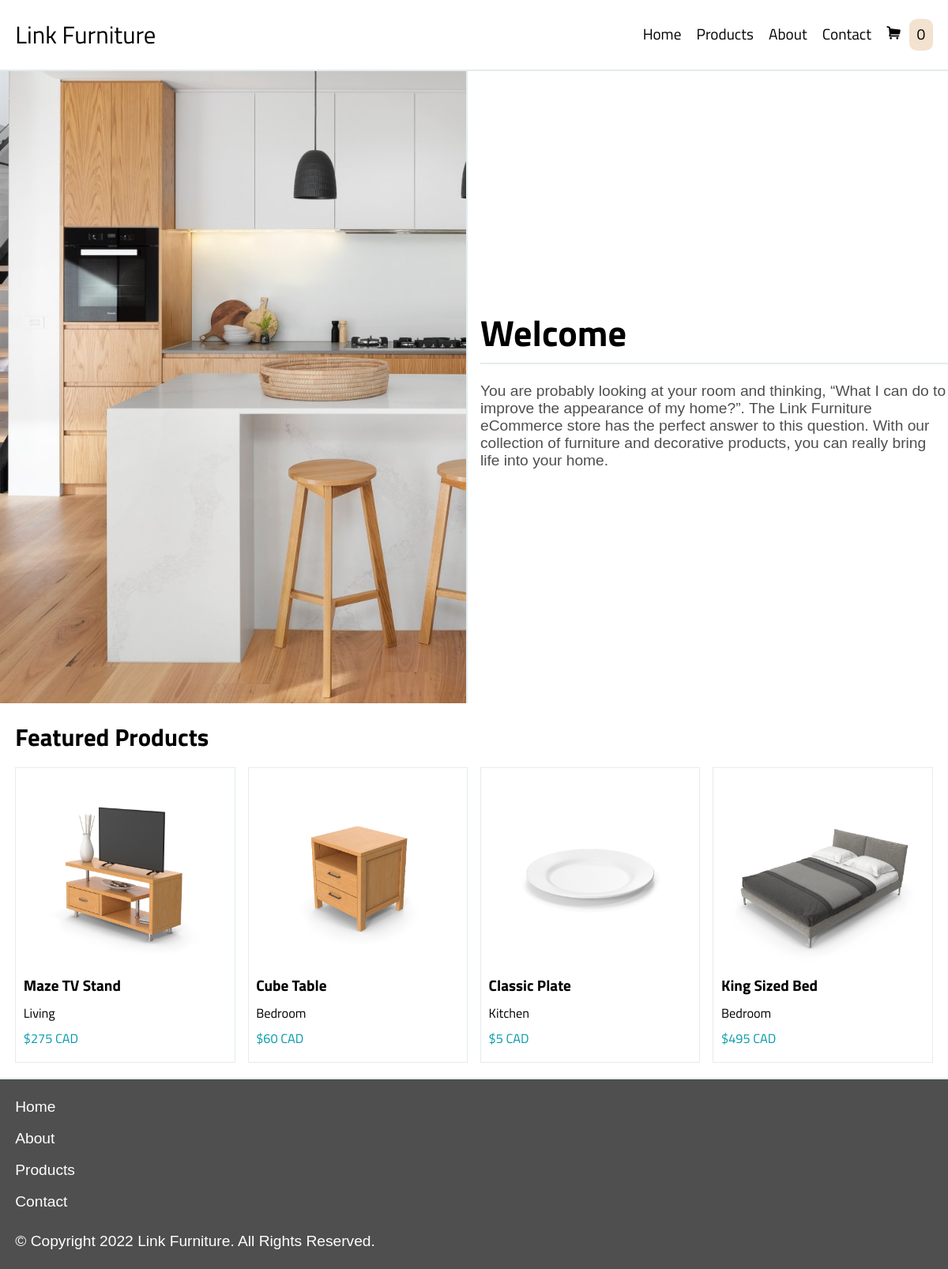
The page / on the database its author committed.
### tables this page shows
CREATE TABLE `products` (
  `id` tinyint(100) NOT NULL,
  `product` varchar(50) NOT NULL,
  `category` enum('Living','Office','Bedroom','Kitchen') NOT NULL,
  `price` int(50) NOT NULL,
  `image` varchar(50) NOT NULL,
  `table_properties` tinytext NOT NULL,
  `table_values` tinytext NOT NULL
);

### index.php (the view, shortened to what this page needs)
<?php
	include('includes/header.php');
?>
	<main id="home" class="w-2000 fullwidth margin-center">
		<div id="introductionSection">
			<div class="double-layout-gap">
				<div id="homeBgCover" class="double-half bg-cover fullwidth">
				</div>
				<div class="double-half margin-center-vertical flex-center-left flex-column">
				<article>
					<h2 class="titillium platinum-underline medium margin-bottom-light">Welcome</h2>
					<p>You are probably looking at your room and thinking, “What I can do to improve the appearance of my home?”. The Link Furniture eCommerce store has the perfect answer to this question. With our collection of furniture and decorative products, you can really bring life into your home.</p>
				</article>
				</div>
			</div>
		</div>
		<section id="contentSection" class="padding margin-center">
		<h2 class="titillium small margin-bottom-light fade-in">Featured Products</h2>
		<div id="productGrid">
            <?php
                $query = "SELECT * FROM products LIMIT 4";
				$sql = mysqli_query($connection, $query);
				while($row = mysqli_fetch_array($sql)) {
                print "<a href=\"description.php?id=".$row['id']."\" class=\"All ".$row['category']."\" data-price=\"".$row['price']."\">";
                    print '<figure class="product platinum-outline padding-light">';
                    print '<img src="thumbnails/'.$row['image'].'" alt="'.$row['product'].'">';
                    print '<figcaption class="titillium flex-center-start flex-column margins-light">';
				    print '<span class="product-name bold">'.$row['product'].'</span>';
                    print '<span class="product-category tiny">'.$row['category'].'</span>';
                    print '<span class="product-price tiny green">$'.$row['price'].' CAD</span>';
                    print '</figcaption>';
                    print '</figure>';
                print '</a>';
                }
            ?>
		</div>
		</section>
	</main>
	<footer class="metal-bg padding">
        <ul class="white no-list-style margin-bottom margins-light">
            <li><a href="index.php">Home</a>
            <li><a href="about.php">About</a>
            <li><a href="products.php">Products</a>
            <li class="margin-none"><a href="contact.php">Contact</a>
        </ul>
		<p>© Copyright <?php print date('Y'); ?> Link Furniture. All Rights Reserved.</p>
    </footer>
</body>
</html>

### styles.css (style rules this page uses)
* { box-sizing: border-box; margin: 0; padding: 0; }
a { text-decoration: none; color: #000; display: block; margin: 0; }
body { max-width: 3200px; min-width: 240px; font-size: 1em; font-family: bebas-neue-pro, sans-serif; color: #4F4F4F; }
footer { border-top: 2px solid #e4ecef; line-height: 1.6; }
footer a { display: inline-block; line-height: 0; color: #FFF; }
#homeBgCover { background-image: url("images/kitchen.jpg"); height: 50vh; }
.bg-cover { background-size: cover; background-position: bottom; }
#home .double-half:last-child { display: none; }
.no-list-style { list-style-type: none; }
.product img { max-width: 250px; margin: 0 auto; }
.platinum-outline { border: 1px solid#e4ecef; }
img { width: 100%; height: auto; display: block; }
#productGrid { display: grid; grid-template-columns: 1fr 1fr; grid-gap: 16px; }
.w-2000 { max-width: 2000px; }
.margin-center { margin: auto; }
.fullwidth { width: 100%; }
.flex-center-start { display: flex; justify-content: center; align-items: left; }
.flex-column { flex-direction: column; }
.double-half:first-child { display: block; border-right: 0; }
.double-layout, .double-layout-gap { display: grid; grid-template-columns: 1fr; }
.padding { padding: 1em; }
.padding-light { padding: 0.5em; }
.margin-bottom-light { margin-bottom: 0.5em; }
.margin-bottom { margin-bottom: 1em; }
.margins-light * { margin-bottom: 0.5em; }
.margin-none { margin-bottom: 0; }
.titillium { font-family: 'Titillium Web', sans-serif; color: #000; }
.bold { font-weight: bold; }
.medium { font-size: 2.4em; }
.small { font-size: 1.6em; }
.tiny { font-size: 0.85em; }
.platinum-underline { border-bottom: 2px solid #e4ecef; line-height: 1.6; }
.metal-bg { background: #4F4F4F; color: #FFF; }
.green { color: #009AA9; }
.white { color: #FFF; }
.fade-in { animation: 0.8s ease-in fade-in; }
@media only screen and (min-width : 500px) { body { font-size: 1em; } }
@media only screen and (min-width : 800px) { body { font-size: 1.2em; } }
@media only screen and (min-width : 800px) { #productGrid { grid-template-columns: 1fr 1fr 1fr 1fr; } }
@media only screen and (min-width : 1200px) { #homeBgCover { background-image: url("images/kitchen.jpg"); height: inherit; } }
@media only screen and (min-width : 1200px) { #home .double-half:last-child { display: flex; height: 100vh; flex-direction: column; justify-content: center; } }
@media only screen and (min-width : 1200px) { .double-layout-gap { display: grid; grid-template-columns: 1fr 1fr; grid-gap: 16px; } }
@media only screen and (min-width : 1200px) { .double-half:first-child { display: flex; border-right: 2px solid #e4ecef; } }
@media only screen and (min-width : 1200px) { .double-half { display: flex; height: 100vh; flex-direction: column; justify-content: center; } }

### rows shown on the page
products: image (picture), product "Maze TV Stand", category "Living", price "275"
products: image (picture), product "Cube Table", category "Bedroom", price "60"
products: image (picture), product "Classic Plate", category "Kitchen", price "5"
products: image (picture), product "King Sized Bed", category "Bedroom", price "495"
